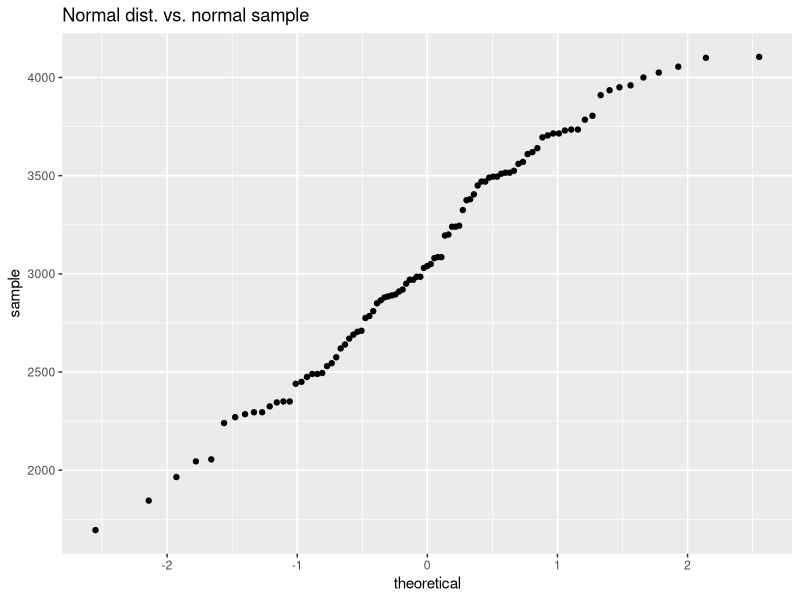
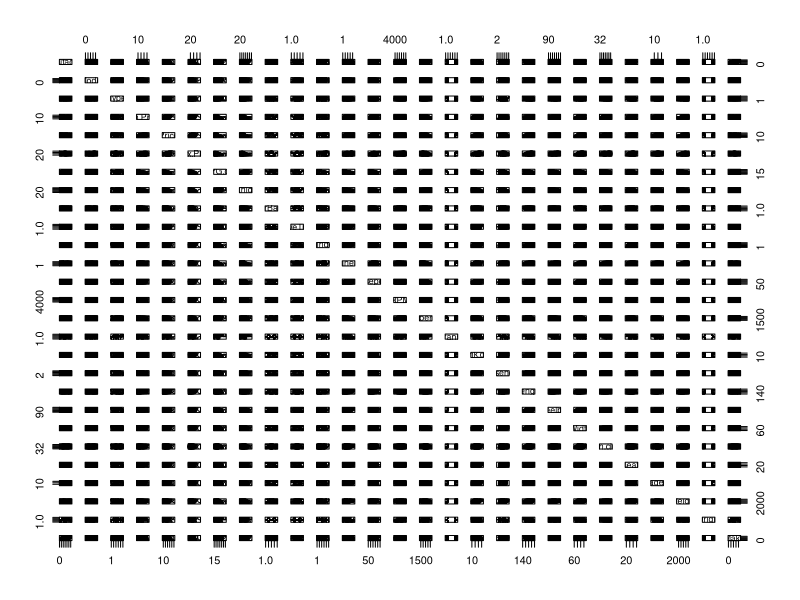
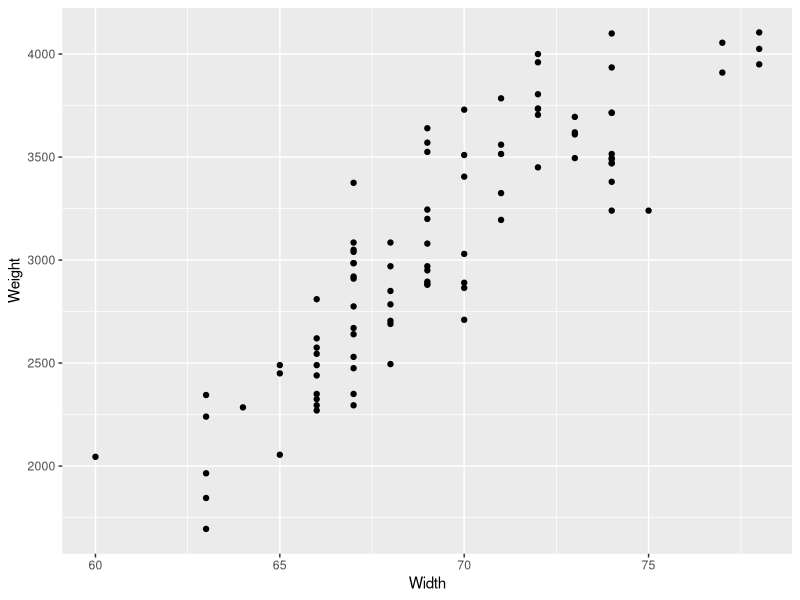
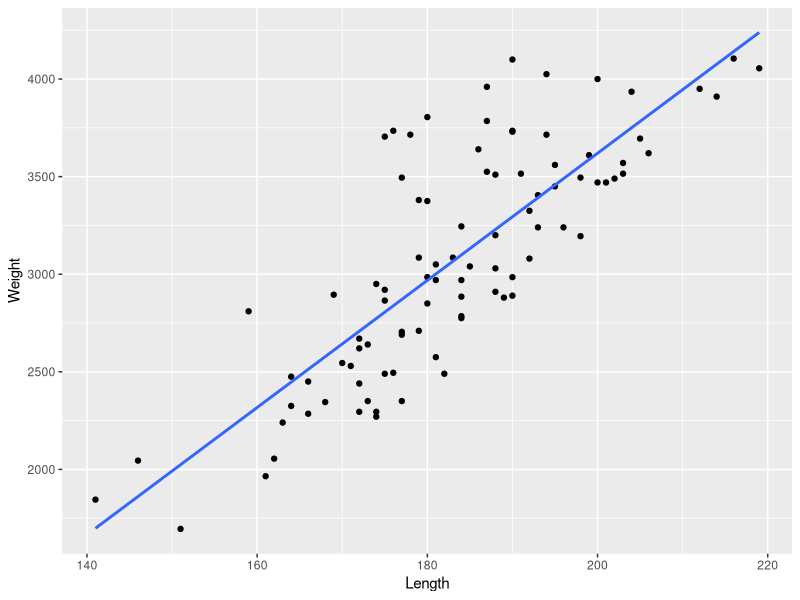
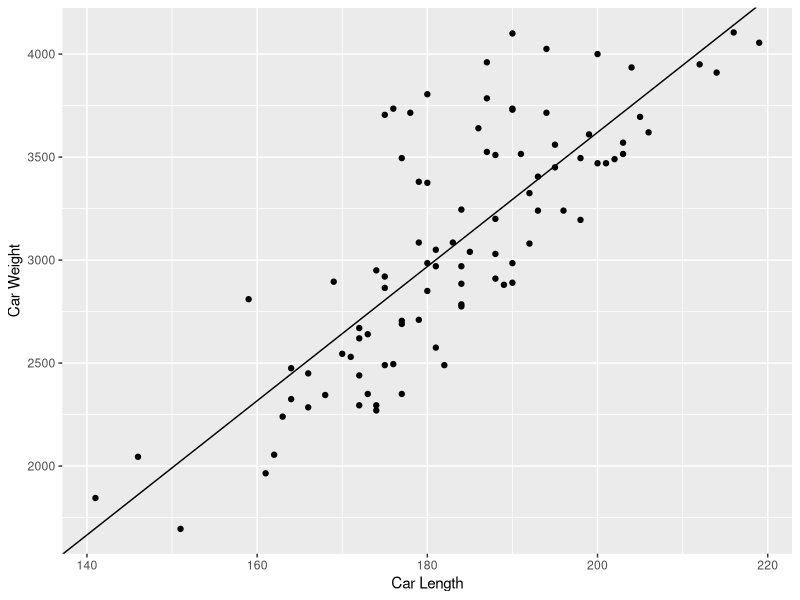
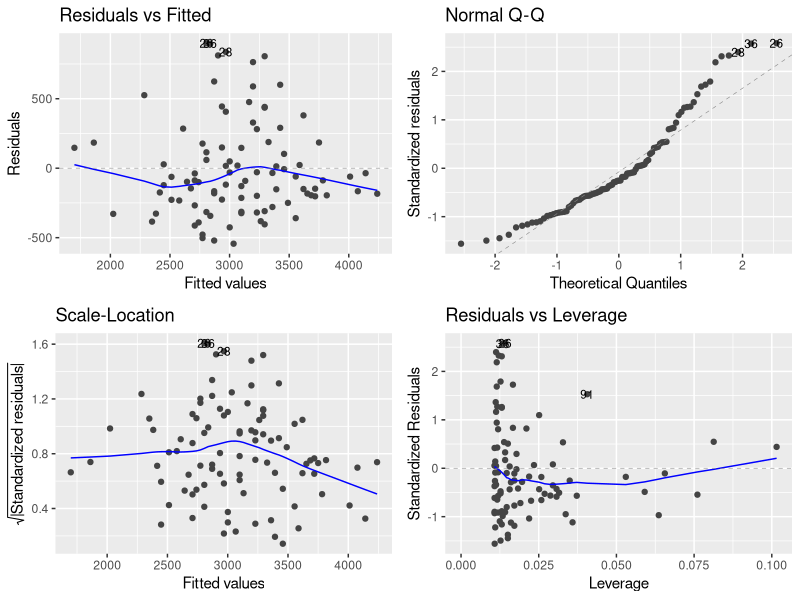

Recreate these plots in R, in order.
# Load the namespace for these packages and attach them to the search list 
library(MASS)
library(ggplot2)

# fix(Cars93)

names(Cars93)

help(Cars93)
?Cars93

# To get more information on the lm function execute this cell
help(lm)

options(repr.plot.width=5, repr.plot.height=5) # plot size 
ggplot(Cars93, aes(sample=Weight)) + geom_point(stat = "qq") + ggtitle("Normal dist. vs. normal sample")

# install.packages("repr") # uncomment to install repr library
library(repr)
options(repr.plot.width=10, repr.plot.height=10) # plot size reset
pairs(Cars93)

# Plot the joint distribution
options(repr.plot.width=8, repr.plot.height=8)
ggplot(aes(Width, Weight), data=Cars93) + 
geom_point() + 
xlab('Width') + 
ylab('Weight')

# Let's try a simple linear model
lm.fit = lm(Weight~Length, data=Cars93)

# In order to see the results, use the summary function
summary(lm.fit)

# you can also add the fit model in your ggplot to show both the line fitted and uncertainty around the fitted line
ggplot(aes(Length, Weight), data=Cars93) + 
  geom_point() + 
  geom_smooth(method = 'lm',se=FALSE) # fits line without standard error shading - try deleting "se=FALSE"

# Just grab the regression coefficients themselves
coef(lm.fit)[1]

coef(lm.fit)[2]

# In order to estimate the confidence interval on the regression coefficients we will use confit
# help("confint") # uncomment to see information on this function
print(confint(lm.fit))

# We want to predict car weight at specific lstat levels
# help("predict") # Uncomment to see how the function works

# Here we will predict what the weight would be if the width for the car is 165, 180, or 195 inches.

length_input_values = data.frame(Length=c(165,180,195)) #specific SES values that you want a prediction for 
prediction_table = data.frame(predict(lm.fit, length_input_values, interval = 'confidence'))  #calling the predict function 

pred_input_table = cbind(length_input_values, prediction_table) #bind the input and prediction dataframes by column 

colnames(pred_input_table) = c('length_input','predicted fit','lower_CI_bound', 'upper_CI_bound') #use informative column names 
round(pred_input_table,2) #display rounded values

# help("abline") # Uncomment to see how the function works
# abline(lm.fit)

ggplot(aes(`Length`, `Weight`), data=Cars93) + 
  geom_point() + 
  geom_abline(intercept = coef(lm.fit)[1], slope = coef(lm.fit)[2]) + # adds a line that shows the model's fit
  xlab('Car Length') + ylab('Car Weight') 

install.packages("ggfortify")
library(ggfortify) #load a ggplot library that can plot model diagnostics  

suppressWarnings(
  autoplot(lm.fit, label.size = 3)
  )
# ( ^ note: I just suppressed a warning about an old version of a command that ggfortify uses - you don't need to worry about it)
